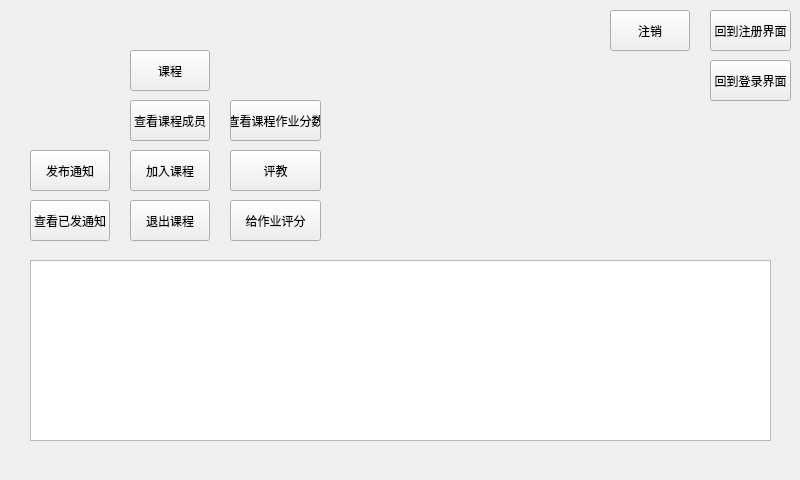
<?xml version="1.0" encoding="UTF-8"?>
<ui version="4.0">
 <class>ass</class>
 <widget class="QWidget" name="ass">
  <property name="geometry">
   <rect>
    <x>0</x>
    <y>0</y>
    <width>800</width>
    <height>480</height>
   </rect>
  </property>
  <property name="minimumSize">
   <size>
    <width>800</width>
    <height>480</height>
   </size>
  </property>
  <property name="maximumSize">
   <size>
    <width>800</width>
    <height>480</height>
   </size>
  </property>
  <property name="windowTitle">
   <string>Form</string>
  </property>
  <widget class="QPushButton" name="bacreg">
   <property name="geometry">
    <rect>
     <x>710</x>
     <y>10</y>
     <width>81</width>
     <height>41</height>
    </rect>
   </property>
   <property name="text">
    <string>回到注册界面</string>
   </property>
  </widget>
  <widget class="QPushButton" name="baclog">
   <property name="geometry">
    <rect>
     <x>710</x>
     <y>60</y>
     <width>81</width>
     <height>41</height>
    </rect>
   </property>
   <property name="text">
    <string>回到登录界面</string>
   </property>
  </widget>
  <widget class="QPushButton" name="notice">
   <property name="geometry">
    <rect>
     <x>30</x>
     <y>200</y>
     <width>80</width>
     <height>41</height>
    </rect>
   </property>
   <property name="text">
    <string>查看已发通知</string>
   </property>
  </widget>
  <widget class="QPushButton" name="notice_publish">
   <property name="geometry">
    <rect>
     <x>30</x>
     <y>150</y>
     <width>80</width>
     <height>41</height>
    </rect>
   </property>
   <property name="text">
    <string>发布通知</string>
   </property>
  </widget>
  <widget class="QTextEdit" name="text_out">
   <property name="geometry">
    <rect>
     <x>30</x>
     <y>260</y>
     <width>741</width>
     <height>181</height>
    </rect>
   </property>
  </widget>
  <widget class="QLabel" name="head">
   <property name="geometry">
    <rect>
     <x>30</x>
     <y>10</y>
     <width>141</width>
     <height>41</height>
    </rect>
   </property>
   <property name="text">
    <string/>
   </property>
  </widget>
  <widget class="QPushButton" name="notice_publish_2">
   <property name="geometry">
    <rect>
     <x>130</x>
     <y>50</y>
     <width>80</width>
     <height>41</height>
    </rect>
   </property>
   <property name="text">
    <string>课程</string>
   </property>
  </widget>
  <widget class="QPushButton" name="notice_publish_3">
   <property name="geometry">
    <rect>
     <x>130</x>
     <y>150</y>
     <width>80</width>
     <height>41</height>
    </rect>
   </property>
   <property name="text">
    <string>加入课程</string>
   </property>
  </widget>
  <widget class="QPushButton" name="notice_publish_4">
   <property name="geometry">
    <rect>
     <x>230</x>
     <y>150</y>
     <width>91</width>
     <height>41</height>
    </rect>
   </property>
   <property name="text">
    <string>评教</string>
   </property>
  </widget>
  <widget class="QPushButton" name="notice_publish_5">
   <property name="geometry">
    <rect>
     <x>130</x>
     <y>100</y>
     <width>80</width>
     <height>41</height>
    </rect>
   </property>
   <property name="text">
    <string>查看课程成员</string>
   </property>
  </widget>
  <widget class="QPushButton" name="notice_publish_6">
   <property name="geometry">
    <rect>
     <x>130</x>
     <y>200</y>
     <width>80</width>
     <height>41</height>
    </rect>
   </property>
   <property name="text">
    <string>退出课程</string>
   </property>
  </widget>
  <widget class="QPushButton" name="notice_publish_7">
   <property name="geometry">
    <rect>
     <x>610</x>
     <y>10</y>
     <width>80</width>
     <height>41</height>
    </rect>
   </property>
   <property name="text">
    <string>注销</string>
   </property>
  </widget>
  <widget class="QPushButton" name="notice_publish_8">
   <property name="geometry">
    <rect>
     <x>230</x>
     <y>100</y>
     <width>91</width>
     <height>41</height>
    </rect>
   </property>
   <property name="text">
    <string>查看课程作业分数</string>
   </property>
  </widget>
  <widget class="QPushButton" name="notice_publish_9">
   <property name="geometry">
    <rect>
     <x>230</x>
     <y>200</y>
     <width>91</width>
     <height>41</height>
    </rect>
   </property>
   <property name="text">
    <string>给作业评分</string>
   </property>
  </widget>
 </widget>
 <resources/>
 <connections/>
</ui>
